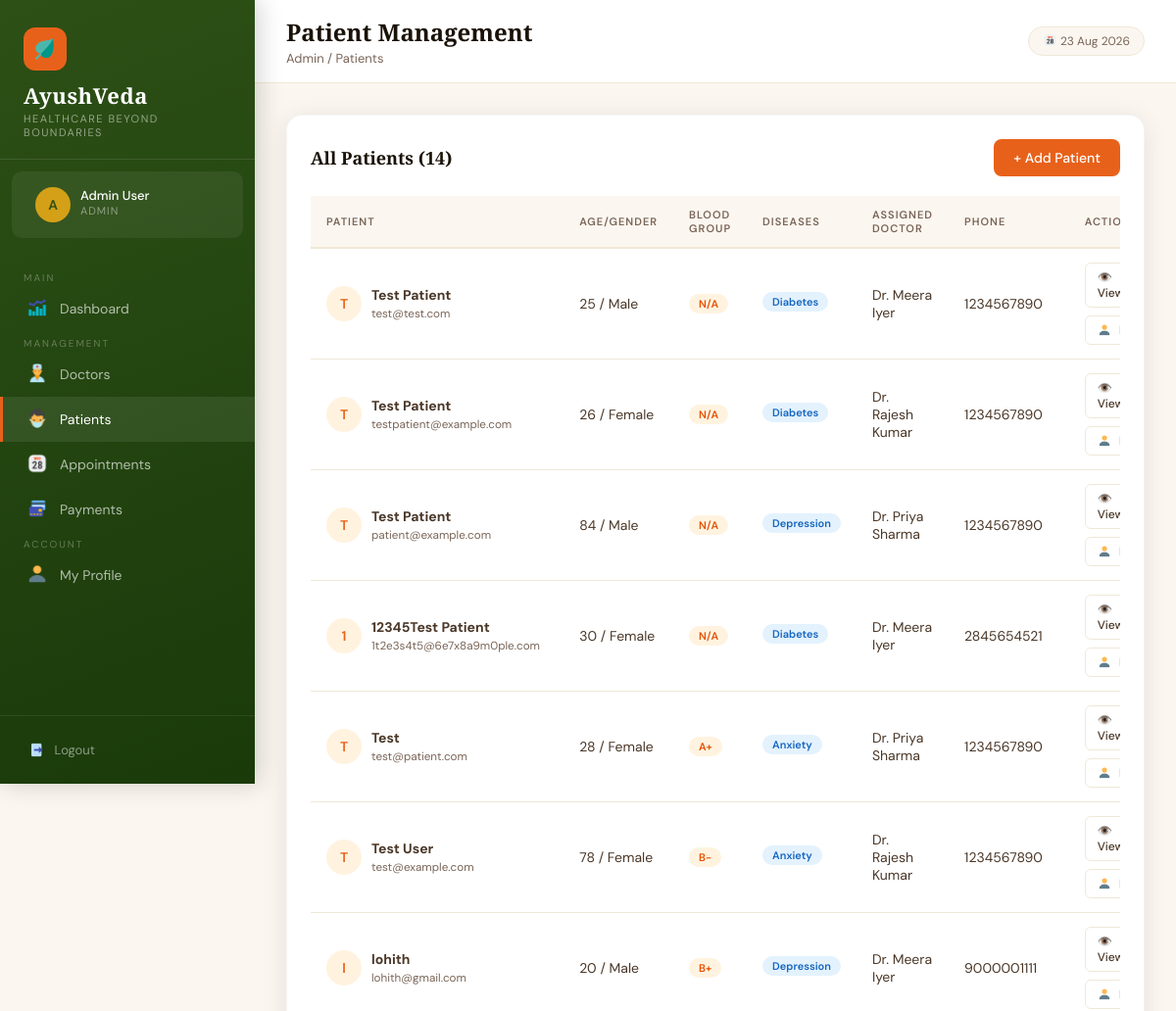
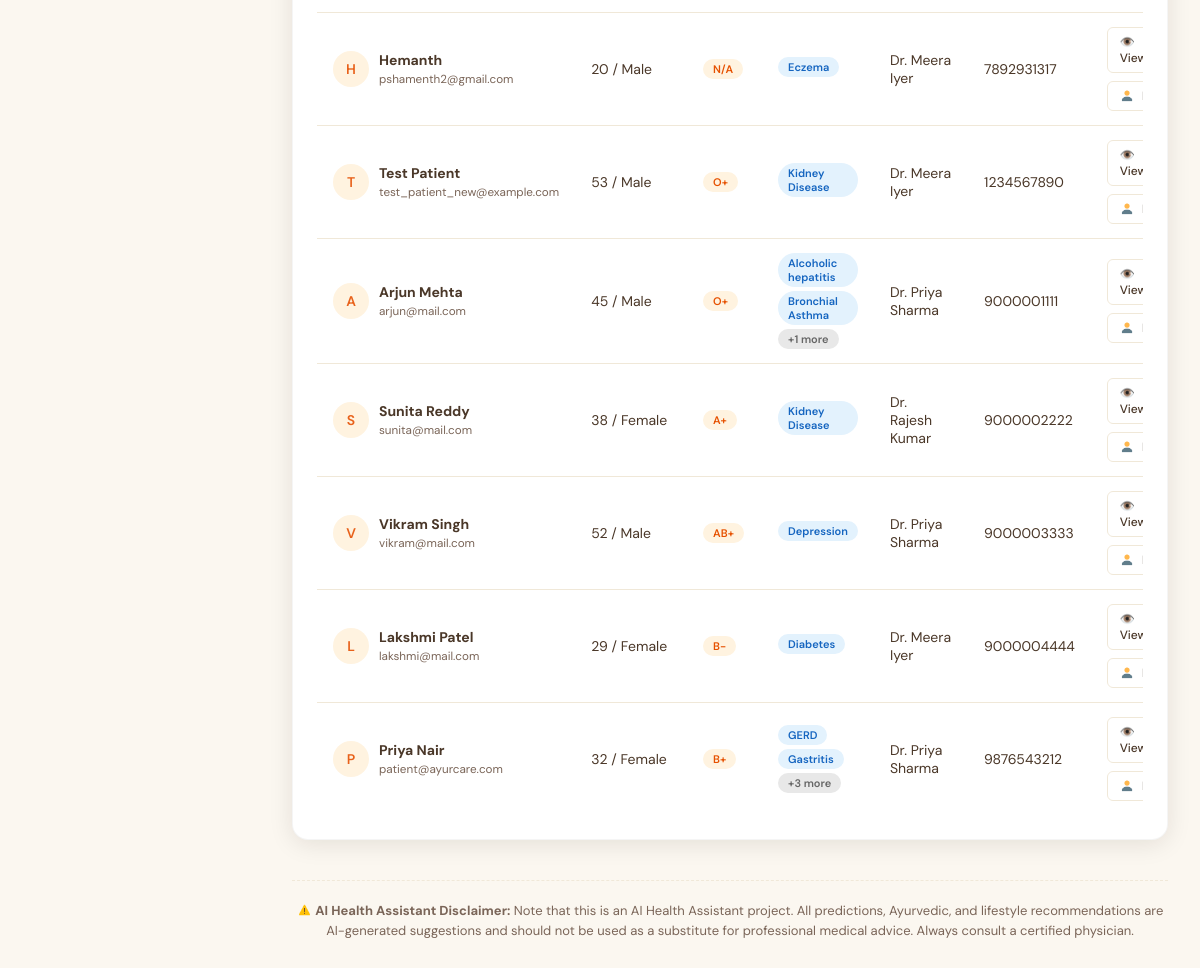
The app's page /admin/patients (signed in) with its own data (2 pictures, top to bottom).
### tables this page shows
CREATE TABLE patients (
            id INTEGER PRIMARY KEY AUTOINCREMENT,
            name TEXT NOT NULL,
            email TEXT UNIQUE NOT NULL,
            password TEXT NOT NULL,
            phone TEXT,
            age INTEGER,
            gender TEXT,
            blood_group TEXT,
            address TEXT,
            doctor_id INTEGER,
            created_at TIMESTAMP DEFAULT CURRENT_TIMESTAMP, preexisting_conditions TEXT, allergies TEXT, triage_raw_text TEXT, triage_symptoms TEXT, latitude REAL, longitude REAL, location_updated_at TIMESTAMP, share_location INTEGER DEFAULT 0,
            FOREIGN KEY (doctor_id) REFERENCES doctors(id)
        );

CREATE TABLE doctors (
            id INTEGER PRIMARY KEY AUTOINCREMENT,
            name TEXT NOT NULL,
            email TEXT UNIQUE NOT NULL,
            password TEXT NOT NULL,
            phone TEXT,
            specialization TEXT,
            qualification TEXT,
            experience INTEGER DEFAULT 0,
            created_at TIMESTAMP DEFAULT CURRENT_TIMESTAMP
        );

### app.py (the view)
@app.route('/admin/patients')
@login_required('admin')
def admin_patients():
    conn = get_db()
    patients = conn.execute(
        "SELECT p.*, d.name as doctor_name FROM patients p LEFT JOIN doctors d ON p.doctor_id=d.id ORDER BY p.created_at DESC"
    ).fetchall()
    conn.close()
    patient_diseases = {}
    for patient in patients:
        diseases = get_patient_diseases(patient['id'])
        patient_diseases[patient['id']] = diseases
    return render_template('admin/patients.html', patients=patients, patient_diseases=patient_diseases)

### app.py (called while the page is built)
@app.context_processor
def inject_now():
    return {'now': datetime.now().strftime('%d %b %Y')}

def get_db():
    conn = sqlite3.connect(DB_PATH)
    conn.row_factory = sqlite3.Row
    return conn

def get_patient_diseases(patient_id):
    conn = get_db()
    try:
        diseases = conn.execute(
            "SELECT DISTINCT predicted_disease FROM prescriptions WHERE patient_id=? AND predicted_disease IS NOT NULL ORDER BY predicted_disease",
            (patient_id,)
        ).fetchall()
        conn.close()
        return [d['predicted_disease'] for d in diseases]
    except Exception as e:
        print(f"Error getting patient diseases: {e}")
        return []

def login_required(role):
    def decorator(f):
        @wraps(f)
        def wrapper(*args, **kwargs):
            if session.get('role') != role:
                flash('Please login to continue.', 'error')
                return redirect(url_for(f'{role}_login'))
            return f(*args, **kwargs)
        return wrapper
    return decorator

### templates/admin/patients.html (shortened to what this page needs)
{% extends 'base.html' %}
{% block page_title %}Patient Management{% endblock %}
{% block breadcrumb %}Admin / Patients{% endblock %}
{% block nav %}
<span class="nav-section-label">Main</span>
<a href="/admin/dashboard" class="nav-link"><span class="icon"><img src="/static/images/dashboard_icon.png" style="height:1.2em;width:1.2em;vertical-align:-0.2em;"></span> Dashboard</a>
<span class="nav-section-label">Management</span>
<a href="/admin/doctors" class="nav-link"><span class="icon"><img src="/static/images/doctors_icon.png" style="height:1.2em;width:1.2em;vertical-align:-0.2em;"></span> Doctors</a>
<a href="/admin/patients" class="nav-link active"><span class="icon"><img src="/static/images/patients_icon.png" style="height:1.2em;width:1.2em;vertical-align:-0.2em;"></span> Patients</a>
<a href="/admin/appointments" class="nav-link"><span class="icon"><img src="/static/images/appointments_icon.png" style="height:1.2em;width:1.2em;vertical-align:-0.2em;"></span> Appointments</a>
<a href="/admin/payments" class="nav-link"><span class="icon"><img src="/static/images/card_icon.png" style="height:1.2em;width:1.2em;vertical-align:-0.2em;"></span> Payments</a>
<span class="nav-section-label">Account</span>
<a href="/admin/profile" class="nav-link"><span class="icon"><img src="/static/images/profile_icon.png" style="height:1.2em;width:1.2em;vertical-align:-0.2em;"></span> My Profile</a>
{% endblock %}
{% block content %}
<div class="card">
    <div class="card-header">
        <h3 class="card-title">All Patients ({{ patients|length }})</h3>
        <a href="/admin/patients/add" class="btn btn-primary">+ Add Patient</a>
    </div>
    <div class="table-wrap">
        <table>
            <thead><tr><th>Patient</th><th>Age/Gender</th><th>Blood Group</th><th>Diseases</th><th>Assigned Doctor</th><th>Phone</th><th>Actions</th></tr></thead>
            <tbody>
            {% for p in patients %}
            <tr>
                <td>
                    <div style="display:flex;align-items:center;gap:10px">
                        <div style="width:36px;height:36px;background:#FFF3E0;border-radius:50%;display:flex;align-items:center;justify-content:center;font-weight:600;color:#E8611A;font-size:14px">{{ p.name[0] }}</div>
                        <div><strong>{{ p.name }}</strong><br><small style="color:#7A6558">{{ p.email }}</small></div>
                    </div>
                </td>
                <td>{{ p.age or '—' }} / {{ p.gender or '—' }}</td>
                <td><span class="badge badge-orange">{{ p.blood_group or 'N/A' }}</span></td>
                <td>
                    {% if patient_diseases[p.id] %}
                        {% for disease in patient_diseases[p.id][:2] %}
                            <span class="badge badge-blue" style="display:inline-block;margin-bottom:4px;">{{ disease }}</span><br>
                        {% endfor %}
                        {% if patient_diseases[p.id]|length > 2 %}
                            <span class="badge" style="background:#E8E8E8;color:#666;display:inline-block;">+{{ patient_diseases[p.id]|length - 2 }} more</span>
                        {% endif %}
                    {% else %}
                        <span style="color:#999;font-size:13px">No diseases</span>
                    {% endif %}
                </td>
                <td>{{ p.doctor_name or '<span class="badge badge-red">Unassigned</span>'|safe }}</td>
                <td>{{ p.phone or '—' }}</td>
                <td>
                    <div class="btn-group">
                        <a href="/admin/patients/view/{{ p.id }}" class="btn btn-outline btn-sm">👁️ View</a>
                        <a href="/admin/patients/edit/{{ p.id }}" class="btn btn-outline btn-sm"><img src="/static/images/profile_icon.png" style="height:1.2em;width:1.2em;vertical-align:-0.2em;"> Edit</a>
                    </div>
                </td>
            </tr>
            {% else %}
            <tr><td colspan="7" style="text-align:center;padding:48px;color:#7A6558">No patients yet. <a href="/admin/patients/add" style="color:#E8611A">Add one →</a></td></tr>
            {% endfor %}
            </tbody>
        </table>
    </div>
</div>
{% endblock %}

### templates/base.html (style rules this page uses)
:root { --saffron: #E8611A; --saffron-light: #F4874B; --turmeric: #D4A017; --forest: #2D5016; --forest-mid: #4A7C22; --forest-light: #7AB648; --cream: #FBF7F0; --cream-dark: #F0E8D8; --earth: #6B4226; --earth-light: #9B6B42; --text-dark: #1A1208; --text-mid: #4A3728; --text-light: #7A6558; --white: #FFFFFF; --sidebar-w: 260px; --shadow: 0 4px 24px rgba(26, 18, 8, 0.10); --shadow-lg: 0 12px 48px rgba(26, 18, 8, 0.16); }
* { box-sizing: border-box; margin: 0; padding: 0; }
body { font-family: 'DM Sans', sans-serif; background: var(--cream); color: var(--text-dark); min-height: 100vh; }
h1, h2, h3, h4 { font-family: 'Cormorant Garamond', serif; }
.nav-section-label { color: rgba(255, 255, 255, 0.3); font-size: 10px; text-transform: uppercase; letter-spacing: 2px; padding: 12px 24px 6px; font-family: 'DM Sans', sans-serif; }
.nav-link { display: flex; align-items: center; gap: 12px; padding: 11px 24px; color: rgba(255, 255, 255, 0.65); text-decoration: none; font-size: 14px; transition: all 0.2s; border-left: 3px solid transparent; position: relative; }
.nav-link:hover, .nav-link.active { color: #fff; background: rgba(255, 255, 255, 0.08); border-left-color: var(--saffron); }
.nav-link .icon { font-size: 18px; width: 22px; text-align: center; }
.card { background: var(--white); border-radius: 16px; padding: 24px; box-shadow: var(--shadow); border: 1px solid rgba(0, 0, 0, 0.04); }
.card-header { display: flex; align-items: center; justify-content: space-between; margin-bottom: 20px; }
.card-title { font-size: 18px; color: var(--text-dark); font-weight: 600; }
.table-wrap { overflow-x: auto; }
table { width: 100%; border-collapse: collapse; }
th { text-align: left; padding: 12px 16px; font-size: 11px; text-transform: uppercase; letter-spacing: 1px; color: var(--text-light); border-bottom: 2px solid var(--cream-dark); font-weight: 600; background: var(--cream); }
td { padding: 14px 16px; font-size: 14px; border-bottom: 1px solid var(--cream-dark); color: var(--text-mid); }
tr:last-child td { border-bottom: none; }
.btn { display: inline-flex; align-items: center; gap: 8px; padding: 10px 20px; border-radius: 8px; font-size: 14px; font-weight: 500; cursor: pointer; text-decoration: none; border: none; transition: all 0.2s; font-family: 'DM Sans', sans-serif; }
.btn-primary { background: var(--saffron); color: #fff; }
.btn-outline { background: transparent; border: 1.5px solid var(--cream-dark); color: var(--text-mid); }
.btn-sm { padding: 6px 12px; font-size: 12px; border-radius: 6px; }
.btn-group { display: flex; gap: 8px; flex-wrap: wrap; }
.badge { display: inline-block; padding: 3px 10px; border-radius: 20px; font-size: 11px; font-weight: 600; }
.badge-orange { background: #FFF3E0; color: #E65100; }
.badge-blue { background: #E3F2FD; color: #1565C0; }

### records on screen
patients: name "T", name "Test Patient", email "test@test.com", age "25", gender "Male", blood_group "N/A", 2 "Diabetes", name "Dr. Meera Iyer", phone "1234567890"
patients: name "T", name "Test Patient", email "testpatient@example.com", age "26", gender "Female", blood_group "N/A", 2 "Diabetes", name "Dr. Rajesh Kumar", phone "1234567890"
patients: name "T", name "Test Patient", email "patient@example.com", age "84", gender "Male", blood_group "N/A", 2 "Depression", name "Dr. Priya Sharma", phone "1234567890"
patients: name "1", name "12345Test Patient", email "1t2e3s4t5@6e7x8a9m0ple.com", age "30", gender "Female", blood_group "N/A", 2 "Diabetes", name "Dr. Meera Iyer", phone "2845654521"
patients: name "T", name "Test", email "test@patient.com", age "28", gender "Female", blood_group "A+", 2 "Anxiety", name "Dr. Priya Sharma", phone "1234567890"
patients: name "T", name "Test User", email "test@example.com", age "78", gender "Female", blood_group "B-", 2 "Anxiety", name "Dr. Rajesh Kumar", phone "1234567890"
patients: name "l", name "lohith", email "lohith@gmail.com", age "20", gender "Male", blood_group "B+", 2 "Depression", name "Dr. Meera Iyer", phone "9000001111"
patients: name "H", name "Hemanth", email "pshamenth2@gmail.com", age "20", gender "Male", blood_group "N/A", 2 "Eczema", name "Dr. Meera Iyer", phone "7892931317"
patients: name "T", name "Test Patient", email "test_patient_new@example.com", age "53", gender "Male", blood_group "O+", 2 "Kidney Disease", name "Dr. Meera Iyer", phone "1234567890"
patients: name "A", name "Arjun Mehta", email "arjun@mail.com", age "45", gender "Male", blood_group "O+", 2 "Alcoholic hepatitis" "Bronchial Asthma", patient_diseases "1", name "Dr. Priya Sharma", phone "9000001111"
patients: name "S", name "Sunita Reddy", email "sunita@mail.com", age "38", gender "Female", blood_group "A+", 2 "Kidney Disease", name "Dr. Rajesh Kumar", phone "9000002222"
patients: name "V", name "Vikram Singh", email "vikram@mail.com", age "52", gender "Male", blood_group "AB+", 2 "Depression", name "Dr. Priya Sharma", phone "9000003333"
patients: name "L", name "Lakshmi Patel", email "lakshmi@mail.com", age "29", gender "Female", blood_group "B-", 2 "Diabetes", name "Dr. Meera Iyer", phone "9000004444"
patients: name "P", name "Priya Nair", email "patient@ayurcare.com", age "32", gender "Female", blood_group "B+", 2 "GERD" "Gastritis", patient_diseases "3", name "Dr. Priya Sharma", phone "9876543212"

### other values on screen
{{ session.user_name[0].upper() }} "A"
{{ session.user_name }} "Admin User"
{{ session.role|capitalize }} "ADMIN"
{{ patients|length }} "14"
